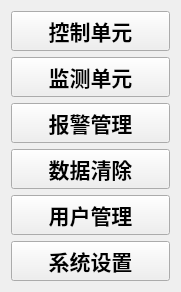
   <widget class="QWidget" name="verticalLayoutWidget">
    <property name="geometry">
     <rect>
      <x>10</x>
      <y>120</y>
      <width>181</width>
      <height>291</height>
     </rect>
    </property>
    <layout class="QVBoxLayout" name="verticalLayout">
     <item>
      <widget class="QPushButton" name="pushButton">
       <property name="sizePolicy">
        <sizepolicy hsizetype="Minimum" vsizetype="Minimum">
         <horstretch>0</horstretch>
         <verstretch>0</verstretch>
        </sizepolicy>
       </property>
       <property name="font">
        <font>
         <family>楷体</family>
         <pointsize>16</pointsize>
         <weight>75</weight>
         <bold>true</bold>
        </font>
       </property>
       <property name="styleSheet">
        <string notr="true"/>
       </property>
       <property name="text">
        <string>控制单元</string>
       </property>
       <property name="checkable">
        <bool>true</bool>
       </property>
       <property name="autoExclusive">
        <bool>true</bool>
       </property>
      </widget>
     </item>
     <item>
      <widget class="QPushButton" name="pushButton_2">
       <property name="sizePolicy">
        <sizepolicy hsizetype="Minimum" vsizetype="Minimum">
         <horstretch>0</horstretch>
         <verstretch>0</verstretch>
        </sizepolicy>
       </property>
       <property name="font">
        <font>
         <family>楷体</family>
         <pointsize>16</pointsize>
         <weight>75</weight>
         <bold>true</bold>
        </font>
       </property>
       <property name="text">
        <string>监测单元</string>
       </property>
       <property name="checkable">
        <bool>true</bool>
       </property>
       <property name="autoExclusive">
        <bool>true</bool>
       </property>
      </widget>
     </item>
     <item>
      <widget class="QPushButton" name="pushButton_3">
       <property name="sizePolicy">
        <sizepolicy hsizetype="Minimum" vsizetype="Minimum">
         <horstretch>0</horstretch>
         <verstretch>0</verstretch>
        </sizepolicy>
       </property>
       <property name="font">
        <font>
         <family>楷体</family>
         <pointsize>16</pointsize>
         <weight>75</weight>
         <bold>true</bold>
        </font>
       </property>
       <property name="text">
        <string>报警管理</string>
       </property>
       <property name="checkable">
        <bool>true</bool>
       </property>
       <property name="autoExclusive">
        <bool>true</bool>
       </property>
      </widget>
     </item>
     <item>
      <widget class="QPushButton" name="pushButton_4">
       <property name="sizePolicy">
        <sizepolicy hsizetype="Minimum" vsizetype="Minimum">
         <horstretch>0</horstretch>
         <verstretch>0</verstretch>
        </sizepolicy>
       </property>
       <property name="font">
        <font>
         <family>楷体</family>
         <pointsize>16</pointsize>
         <weight>75</weight>
         <bold>true</bold>
        </font>
       </property>
       <property name="text">
        <string>数据清除</string>
       </property>
       <property name="checkable">
        <bool>true</bool>
       </property>
       <property name="autoExclusive">
        <bool>true</bool>
       </property>
      </widget>
     </item>
     <item>
      <widget class="QPushButton" name="pushButton_5">
       <property name="sizePolicy">
        <sizepolicy hsizetype="Minimum" vsizetype="Minimum">
         <horstretch>0</horstretch>
         <verstretch>0</verstretch>
        </sizepolicy>
       </property>
       <property name="font">
        <font>
         <family>楷体</family>
         <pointsize>16</pointsize>
         <weight>75</weight>
         <bold>true</bold>
        </font>
       </property>
       <property name="text">
        <string>用户管理</string>
       </property>
       <property name="checkable">
        <bool>true</bool>
       </property>
       <property name="autoExclusive">
        <bool>true</bool>
       </property>
      </widget>
     </item>
     <item>
      <widget class="QPushButton" name="pushButton_6">
       <property name="sizePolicy">
        <sizepolicy hsizetype="Minimum" vsizetype="Minimum">
         <horstretch>0</horstretch>
         <verstretch>0</verstretch>
        </sizepolicy>
       </property>
       <property name="font">
        <font>
         <family>楷体</family>
         <pointsize>16</pointsize>
         <weight>75</weight>
         <bold>true</bold>
        </font>
       </property>
       <property name="text">
        <string>系统设置</string>
       </property>
       <property name="checkable">
        <bool>true</bool>
       </property>
       <property name="autoExclusive">
        <bool>true</bool>
       </property>
      </widget>
     </item>
    </layout>
   </widget>
